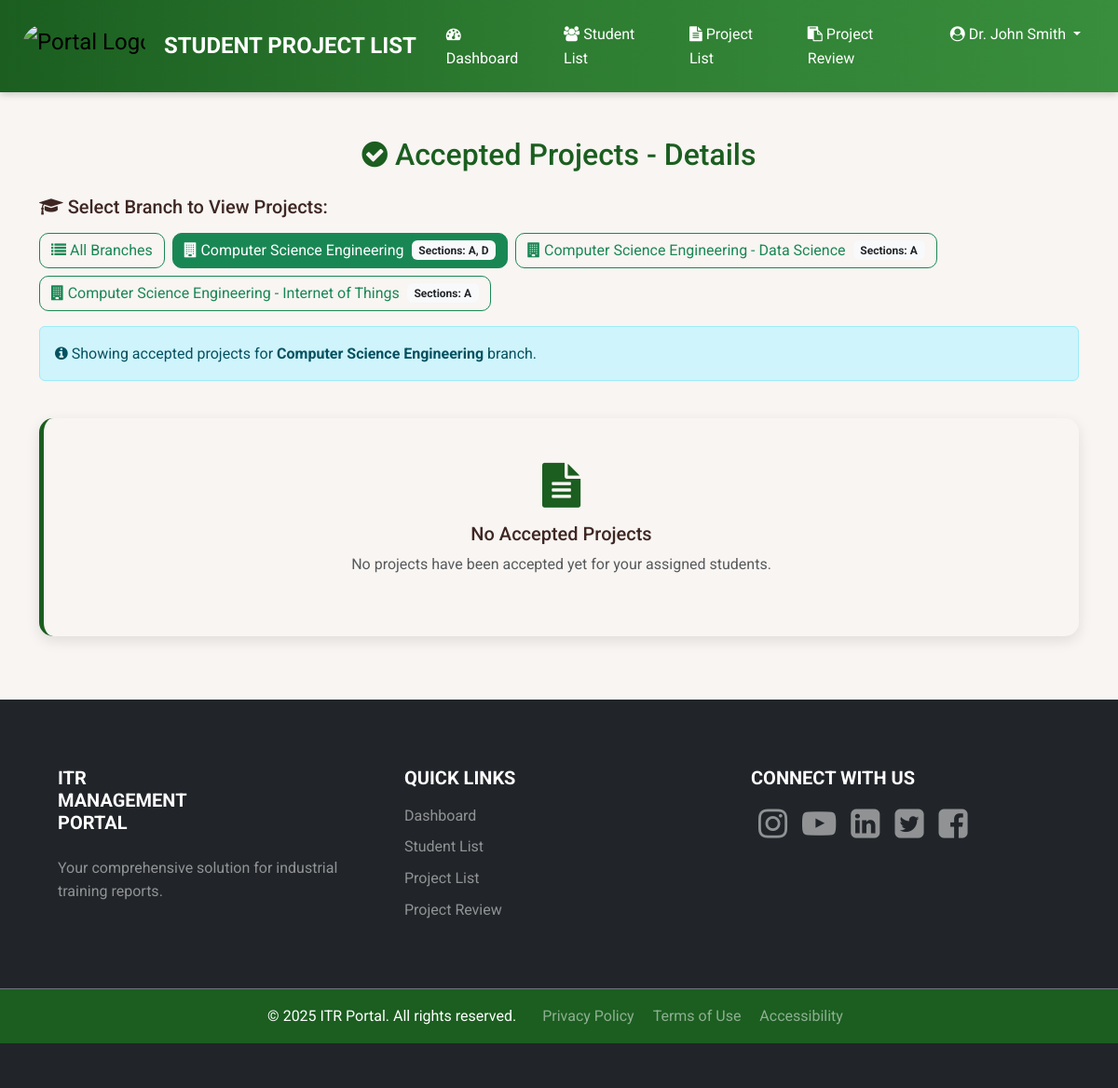
Page /faculty/studentprojectlist.php?branch=Computer+Science+Engineering (signed in) on the committed database.
### tables this page shows
CREATE TABLE IF NOT EXISTS branches (
    id INT AUTO_INCREMENT PRIMARY KEY,
    branch_code VARCHAR(10) NOT NULL,
    branch_name VARCHAR(100) NOT NULL,
    created_at TIMESTAMP DEFAULT CURRENT_TIMESTAMP
);

### faculty/studentprojectlist.php (the view, shortened to what this page needs)
<?php
require_once '../config/database.php';
$faculty_id = $_SESSION['faculty_id'];
$faculty_name = $_SESSION['faculty_name'];
try {
    $stmt = mysqli_prepare($connection, "
        SELECT DISTINCT b.id, b.branch_name, s.section_name
        FROM sections s
        JOIN branches b ON s.branch_id = b.id
        WHERE s.faculty_id = ?
        ORDER BY b.branch_name, s.section_name
    ");
    mysqli_stmt_bind_param($stmt, "i", $faculty_id);
    mysqli_stmt_execute($stmt);
    $result = mysqli_stmt_get_result($stmt);
    $faculty_branches = [];
    while ($row = mysqli_fetch_assoc($result)) {
        $branch_key = $row['branch_name'];
        if (!isset($faculty_branches[$branch_key])) {
            $faculty_branches[$branch_key] = [
                'id' => $row['id'],
                'name' => $row['branch_name'],
                'sections' => []
            ];
        }
        $faculty_branches[$branch_key]['sections'][] = $row['section_name'];
    }
} catch (Exception $e) {
    $faculty_branches = [];
}
$selected_branch = isset($_GET['branch']) ? $_GET['branch'] : '';
try {
    $accepted_projects = [];
} catch (Exception $e) {
    $accepted_projects = [];
    $projects_by_section = [];
    $error_message = "Failed to load project list.";
}
?>
<!DOCTYPE html>
<html lang="en">
<head>
    <link href="https://cdn.jsdelivr.net/npm/bootstrap@5.3.3/dist/css/bootstrap.min.css" rel="stylesheet">
    <link rel="stylesheet" href="https://cdnjs.cloudflare.com/ajax/libs/font-awesome/4.7.0/css/font-awesome.min.css">
</head>
<body>
    <header>
        <nav class="navbar navbar-expand-lg navbar-gradient py-3">
            <div class="container-fluid px-4">
                <a class="navbar-brand fs-4 d-flex align-items-center" href="dashboard.php">
                    <img src="../img/Logo.png" alt="Portal Logo" class="logo">
                    <span class="text-white ms-2 fw-bold">STUDENT PROJECT LIST</span>
                </a>
                <div class="collapse navbar-collapse" id="navbarNav">
                    <ul class="navbar-nav ms-auto">
                        <li class="nav-item">
                            <a class="nav-link text-white px-3" href="dashboard.php">
                                <i class="fa fa-tachometer" aria-hidden="true"></i> Dashboard
                            </a>
                        </li>
                        <li class="nav-item">
                            <a class="nav-link text-white px-3" href="studentlist.php">
                                <i class="fa fa-users" aria-hidden="true"></i> Student List
                            </a>
                        </li>
                        <li class="nav-item">
                            <a class="nav-link text-white px-3 active" href="studentprojectlist.php">
                                <i class="fa fa-file-text" aria-hidden="true"></i> Project List
                            </a>
                        </li>
                        <li class="nav-item">
                            <a class="nav-link text-white px-3" href="projectreview.php">
                                <i class="fa fa-clipboard" aria-hidden="true"></i> Project Review
                            </a>
                        </li>
                        <li class="nav-item dropdown">
                            <a class="nav-link dropdown-toggle text-white px-3" href="#" id="navbarDropdown" role="button" data-bs-toggle="dropdown" aria-expanded="false">
                                <i class="fa fa-user-circle" aria-hidden="true"></i> <?php echo htmlspecialchars($faculty_name); ?>
                            </a>
                        </li>
                    </ul>
                </div>
            </div>
        </nav>
    </header>
    <main>
        <div class="container my-5">
            <div class="row">
                <div class="col-12">
                    <h2 class="mb-4 text-center" style="color: #1B5E20;">
                        <i class="fa fa-check-circle"></i> Accepted Projects - Details
                    </h2>
                    <?php if (!empty($faculty_branches)): ?>
                        <div class="row mb-4">
                            <div class="col-12">
                                <h5 class="mb-3">
                                    <i class="fa fa-graduation-cap"></i> Select Branch to View Projects:
                                </h5>
                                <div class="d-flex flex-wrap gap-2 mb-3">
                                    <a href="studentprojectlist.php"
                                       class="btn <?php echo empty($selected_branch) ? 'btn-success' : 'btn-outline-success'; ?>">
                                        <i class="fa fa-list"></i> All Branches
                                    </a>
                                    <?php foreach ($faculty_branches as $branch): ?>
                                        <a href="studentprojectlist.php?branch=<?php echo urlencode($branch['name']); ?>"
                                           class="btn <?php echo $selected_branch === $branch['name'] ? 'btn-success' : 'btn-outline-success'; ?>">
                                            <i class="fa fa-building"></i> <?php echo htmlspecialchars($branch['name']); ?>
                                            <span class="badge bg-light text-dark ms-1">
                                                Sections: <?php echo implode(', ', $branch['sections']); ?>
                                            </span>
                                        </a>
                                    <?php endforeach; ?>
                                </div>
                                <?php if ($selected_branch): ?>
                                    <div class="alert alert-info">
                                        <i class="fa fa-info-circle"></i>
                                        Showing accepted projects for <strong><?php echo htmlspecialchars($selected_branch); ?></strong> branch.
                                    </div>
                                <?php endif; ?>
                            </div>
                        </div>
                    <?php endif; ?>
                    <?php if (empty($accepted_projects)): ?>
                        <div class="project-card text-center">
                            <div class="card-body py-5">
                                <i class="fa fa-file-text fa-3x mb-3" style="color: #1B5E20;"></i>
                                <h5>No Accepted Projects</h5>
                                <p class="text-muted">No projects have been accepted yet for your assigned students.</p>
                            </div>
                        </div>
                    <?php endif; ?>
                </div>
            </div>
                </div>
    </main>
    <footer class="text-center text-lg-start bg-dark mt-5 text-white py-5">
        <div class="container p-4">
            <div class="row g-4">
                <div class="col-lg-4 col-md-6 mb-4 mb-md-0">
                    <div class="footer-block d-flex flex-column align-items-center align-items-lg-start">
                        <div class="footer-block-heading">
                            <h5 class="text-uppercase fw-bold mb-2 text-center text-lg-start">
                                ITR<br>Management<br>Portal
                            </h5>
                        </div>
                        <p class="text-white-50 text-center text-lg-start mt-3 mb-0">
                            Your comprehensive solution for industrial training reports.
                        </p>
                    </div>
                </div>
                <div class="col-lg-4 col-md-6 mb-4 mb-md-0">
                    <div class="footer-block">
                        <h5 class="text-uppercase fw-bold mb-3 text-center text-lg-start">Quick Links</h5>
                        <ul class="list-unstyled text-center text-lg-start">
                            <li class="mb-2"><a href="dashboard.php" class="text-white-50 text-decoration-none">Dashboard</a></li>
                            <li class="mb-2"><a href="studentlist.php" class="text-white-50 text-decoration-none">Student List</a></li>
                            <li class="mb-2"><a href="studentprojectlist.php" class="text-white-50 text-decoration-none">Project List</a></li>
                            <li class="mb-2"><a href="projectreview.php" class="text-white-50 text-decoration-none">Project Review</a></li>
                        </ul>
                    </div>
                </div>
                <div class="col-lg-4 col-md-12">
                    <div class="footer-block">
                        <h5 class="text-uppercase fw-bold mb-3 text-center text-lg-start">Connect With Us</h5>
                        <div class="d-flex justify-content-center justify-content-lg-start">
                            <a href="https://www.instagram.com" target="_blank" class="text-white-50 mx-2 social-icon">
                                <i class="fa fa-instagram fa-lg"></i>
                            </a>
                            <a href="https://www.youtube.com" target="_blank" class="text-white-50 mx-2 social-icon">
                                <i class="fa fa-youtube-play fa-lg"></i>
                            </a>
                            <a href="https://www.linkedin.com" target="_blank" class="text-white-50 mx-2 social-icon">
                                <i class="fa fa-linkedin-square fa-lg"></i>
                            </a>
                            <a href="https://www.twitter.com" target="_blank" class="text-white-50 mx-2 social-icon">
                                <i class="fa fa-twitter-square fa-lg"></i>
                            </a>
                            <a href="https://www.facebook.com" target="_blank" class="text-white-50 mx-2 social-icon">
                                <i class="fa fa-facebook-square fa-lg"></i>
                            </a>
                        </div>
                    </div>
                </div>
            </div>
        </div>
        <div class="text-center py-3 bg-secondary text-white-75 border-top border-secondary mt-4">
            © 2025 ITR Portal. All rights reserved.
            <span class="d-block d-md-inline-block ms-md-3 mt-2 mt-md-0">
                <a href="#" class="text-white-50 text-decoration-none mx-2">Privacy Policy</a>
                <a href="#" class="text-white-50 text-decoration-none mx-2">Terms of Use</a>
                <a href="#" class="text-white-50 text-decoration-none mx-2">Accessibility</a>
            </span>
        </div>
    </footer>
</body>
</html>

### faculty/studentprojectlist.php (style rules this page uses)
body { font-family: 'Roboto', sans-serif; line-height: 1.6; color: #3E2723; background-color: #F8F5F2; margin: 0; padding: 0; }
.logo { height: 48px; margin-right: 12px; border-radius: 60px; }
.navbar-gradient { background: linear-gradient(to right, #1B5E20, #2E7D32, #388E3C); box-shadow: 0 2px 8px rgba(0, 0, 0, 0.2); position: sticky; top: 0; z-index: 1020; margin: 0; padding: 0; }
.navbar { margin: 0; border-radius: 0; }
.project-card { border: none; border-radius: 15px; box-shadow: 0 5px 15px rgba(0, 0, 0, 0.1); transition: transform 0.3s ease; margin-bottom: 20px; border-left: 5px solid #1B5E20; }
.btn { border-radius: 10px; transition: all 0.3s ease; }
.bg-secondary { background-color: #1B5E20 !important; }
.footer-block { padding-left: 8px; padding-right: 8px; width: 100%; display: flex; flex-direction: column; align-items: flex-start; }
.social-icon { font-size: 1.7rem; color: rgba(232, 245, 233, 0.6); transition: color 0.3s ease, filter 0.3s ease; filter: grayscale(100%) brightness(150%); }

### rows in the picture
branches: branch_name "Computer Science Engineering - Data Science", sections "A"
branches: branch_name "Computer Science Engineering - Internet of Things", sections "A"

### other values in the picture
$faculty_name "Dr. John Smith"
$branch['name'] "Computer Science Engineering"
implode(', ', $branch['sections']) "A, D"
$selected_branch "Computer Science Engineering"
